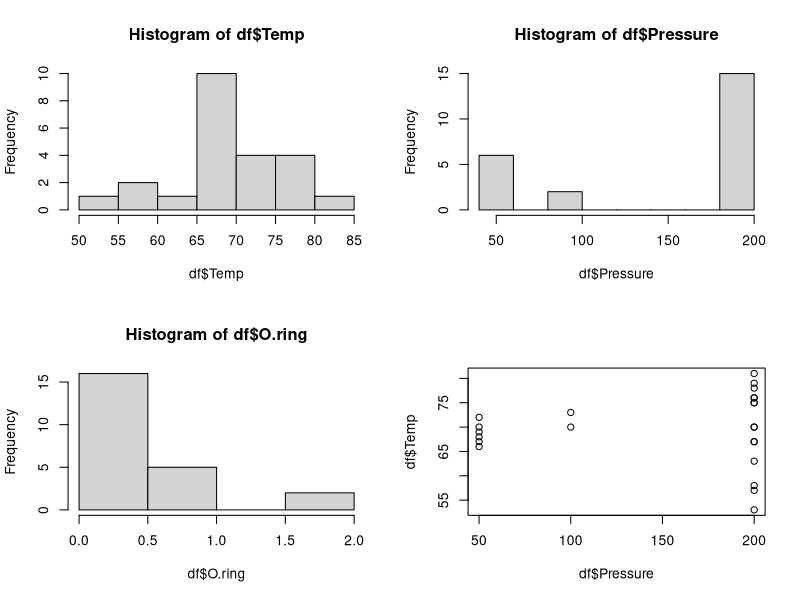
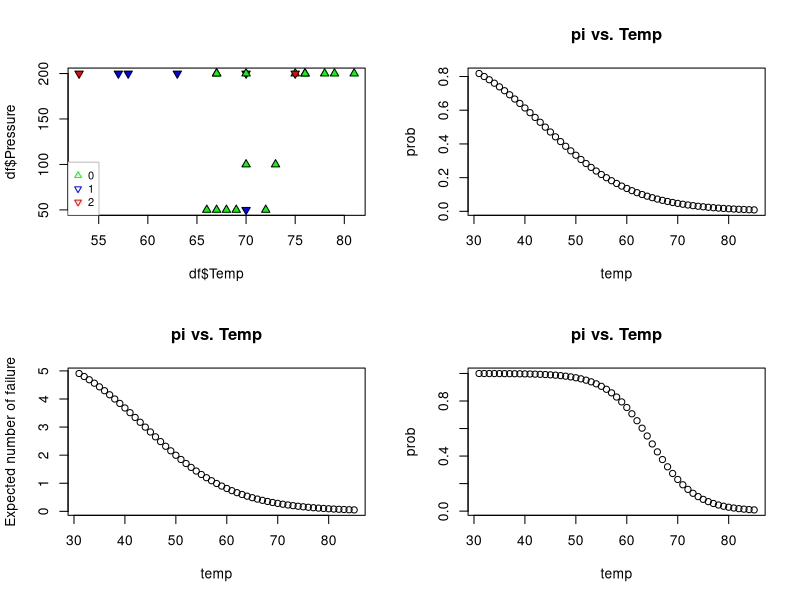
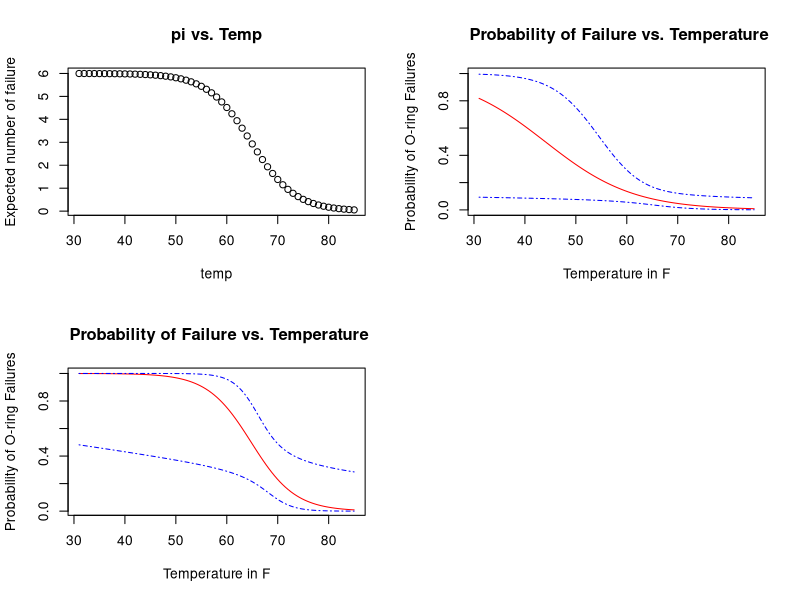

These figures' R source, in order:
## ---- chunk 1
df = read.csv('challenger.csv',sep=',')
summary(df)
table(df$O.ring)
## ---- chunk 2
par(mfrow=c(2,2))
hist(df$Temp)
hist(df$Pressure)
hist(df$O.ring)
plot(df$Pressure,df$Temp)

## ---- chunk 3
plot(df$Temp,df$Pressure,pch=c(24,25,25)[df$O.ring+1],bg=c("green","blue","red")[(df$O.ring+1)])
legend("bottomleft", pch = c(24,25,25), col = c("green", "blue", "red")
       ,c("0","1","2")
       ,box.col = "gray"
       ,cex=.8)
## ---- chunk 4

df$failure = ifelse(df$O.ring == 0,0,1)
model1 = glm(formula = failure~Temp+Pressure,family = binomial(link=logit),data = df)
summary(model1)
## ---- chunk 5
library(car)
Anova(model1,test='LR')
## ---- chunk 6

# Binarize if there's an O.ring failure at each launch
df$failure = ifelse(df$O.ring == 0,0,1)
binaryModel = glm(formula = failure~Temp,family = binomial(link=logit),data = df)
summary(binaryModel)

# Get proportion of failed O rings at each launch for 
df$NumberFail= df$O.ring/df$Number
binomialModel = glm(formula = NumberFail ~ Temp, family = quasibinomial(link = logit), data = df)
summary(binomialModel)

## ---- chunk 7
Anova(binaryModel,test='LR')
## ---- chunk 8
temp = seq(31,85,by=1)
prob = predict(binomialModel,data.frame(Temp=temp),type ='response')
plot(temp,prob)
title('pi vs. Temp')
## ---- chunk 9

plot(temp,prob*6, ylab='Expected number of failure')
title('pi vs. Temp')
## ---- chunk 10
temp = seq(31,85,by=1)
prob = predict(binaryModel,data.frame(Temp=temp),type ='response')
plot(temp,prob)
title('pi vs. Temp')

## ---- chunk 11

plot(temp,prob*6, ylab='Expected number of failure')
title('pi vs. Temp')
## ---- chunk 12
curve(expr = predict(object = binomialModel, newdata = data.frame(Temp = x), type = "response"), col = "red", xlim=c(31,85),ylim=c(0,1),
      xlab='Temperature in F', ylab='Probability of O-ring Failures', main=' Probability of Failure vs. Temperature')


ci.pi <- function(newdata, mod.fit.obj, alpha){ 
  
    linear.pred <- predict(object = mod.fit.obj, newdata =newdata, type = "link", se = TRUE) 
    CI.lin.pred.lower <- linear.pred$fit - qnorm(p = 1-alpha/2)*linear.pred$se
    CI.lin.pred.upper <- linear.pred$fit + qnorm(p =1-alpha/2)*linear.pred$se
    CI.pi.lower <- exp(CI.lin.pred.lower) / (1 + exp(CI.lin.pred.lower))
    CI.pi.upper <- exp(CI.lin.pred.upper) / (1 + exp(CI.lin.pred.upper))
    list(lower = CI.pi.lower, upper = CI.pi.upper)
}


curve(expr = ci.pi(newdata = data.frame(Temp = x),
mod.fit.obj = binomialModel, alpha = 0.05)$lower, col = "blue", lty
= "dotdash", add = TRUE)

curve(expr = ci.pi(newdata = data.frame(Temp = x),
mod.fit.obj = binomialModel, alpha = 0.05)$upper, col = "blue", lty
= "dotdash", add = TRUE)

legend(x=0,y=0,legend=c('95% Confident Interval','Probability of Failure'),
       lty=c('dotdash','solid'), col=c('blue','red'),bty='n')
## ---- chunk 13
curve(expr = predict(object = binaryModel, newdata = data.frame(Temp = x), type = "response"), col = "red", xlim=c(31,85),
      xlab='Temperature in F', ylab='Probability of O-ring Failures', main=' Probability of Failure vs. Temperature')


ci.pi <- function(newdata, mod.fit.obj, alpha){ 
  
    linear.pred <- predict(object = mod.fit.obj, newdata =newdata, type = "link", se = TRUE) 
    CI.lin.pred.lower <- linear.pred$fit - qnorm(p = 1-alpha/2)*linear.pred$se
    CI.lin.pred.upper <- linear.pred$fit + qnorm(p =1-alpha/2)*linear.pred$se
    CI.pi.lower <- exp(CI.lin.pred.lower) / (1 + exp(CI.lin.pred.lower))
    CI.pi.upper <- exp(CI.lin.pred.upper) / (1 + exp(CI.lin.pred.upper))
    list(lower = CI.pi.lower, upper = CI.pi.upper)
}


curve(expr = ci.pi(newdata = data.frame(Temp = x),
mod.fit.obj = binaryModel, alpha = 0.05)$lower, col = "blue", lty
= "dotdash", add = TRUE)

curve(expr = ci.pi(newdata = data.frame(Temp = x),
mod.fit.obj = binaryModel, alpha = 0.05)$upper, col = "blue", lty
= "dotdash", add = TRUE)

legend(x=0,y=0,legend=c('95% Confident Interval','Probability of Failure'),
       lty=c('dotdash','solid'), col=c('blue','red'),bty='n')
## ---- chunk 14
temp = data.frame(Temp = 31)
predict(binomialModel,newdata=temp,type = 'response')
ci.pi(newdata = temp, binomialModel,alpha = 0.05)

temp = data.frame(Temp = 31)
predict(binaryModel,newdata=temp,type = 'response')
ci.pi(newdata = temp, binaryModel,alpha = 0.05)
## ---- chunk 15
# Binarize if there's an O.ring failure at each launch

binaryModel2 = glm(formula = failure~Temp + I(Temp^2),family = binomial(link=logit),data = df)
summary(binaryModel2)

# Get proportion of failed O rings at each launch for 

binomialModel2 = glm(formula = NumberFail ~ Temp + I(Temp^2), family = quasibinomial(link = logit), data = df)
summary(binomialModel2)
